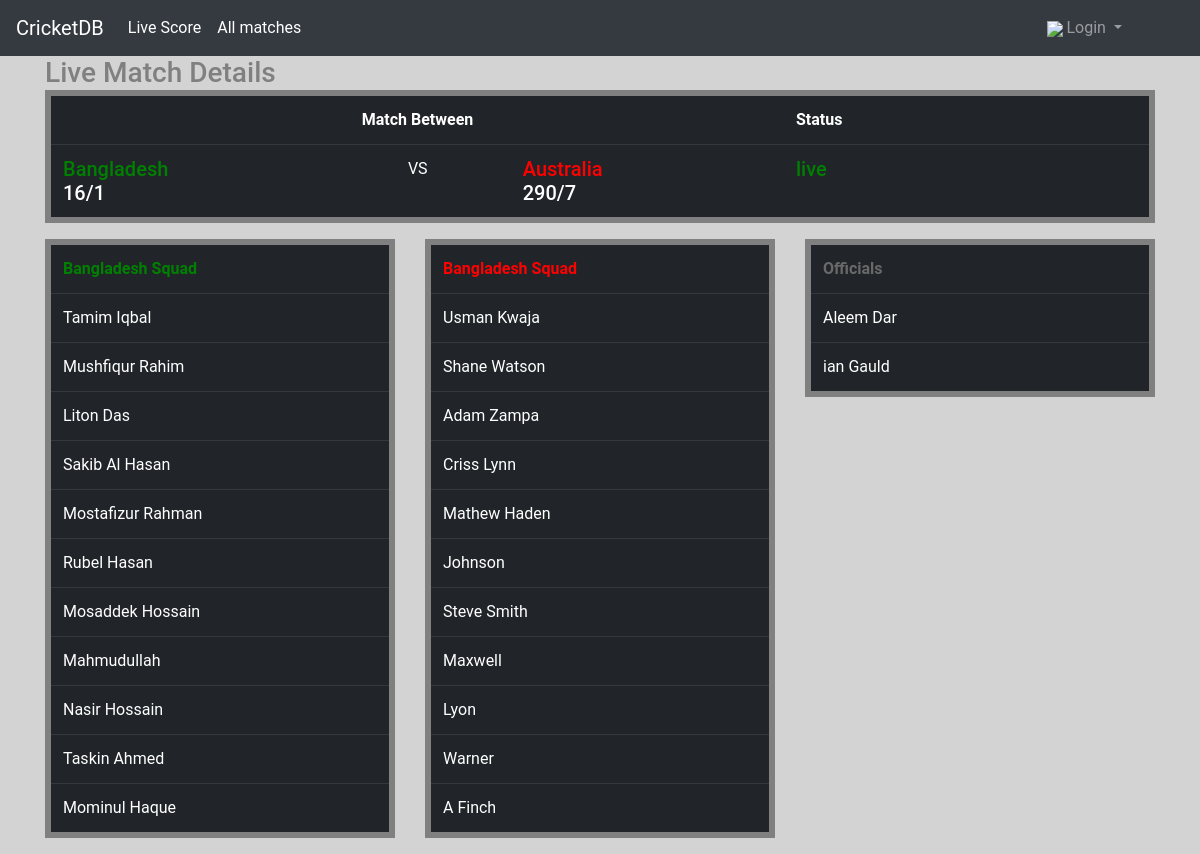
The page /views/details.php?match=1 on the database its author committed.
### tables this page shows
CREATE TABLE `cricket_match` (
  `m_id` int(11) NOT NULL,
  `1st_team` int(11) NOT NULL,
  `1st_team_score` decimal(10,0) NOT NULL,
  `1st_team_wicket` decimal(10,0) NOT NULL,
  `2nd_team` int(11) NOT NULL,
  `2nd_team_score` decimal(10,0) NOT NULL,
  `2nd_team_wicket` decimal(10,0) NOT NULL,
  `status` varchar(10) NOT NULL
);

CREATE TABLE `player` (
  `id` int(11) NOT NULL,
  `m_id` int(11) NOT NULL,
  `p_id` int(11) NOT NULL
);

CREATE TABLE `player_infos` (
  `p_id` int(11) NOT NULL,
  `p_name` varchar(255) NOT NULL,
  `position` varchar(255) NOT NULL,
  `country_id` int(11) NOT NULL
);

CREATE TABLE `umpire` (
  `u_id` int(11) NOT NULL,
  `u_name` varchar(20) NOT NULL
);

### views/details.php (the view, shortened to what this page needs)
<?php
	include('header/header.php');
    include('../functions/db.php');
 ?>
 <?php
    if (isset($_GET['match'])) {
        $match_id = $_GET['match'];
        $match="SELECT *,(SELECT c.country_name FROM country c where cm.1st_team=c.country_id) 1st_country,(SELECT c.country_name FROM country c where cm.2nd_team=c.country_id) 2nd_country,cm.status FROM cricket_match cm  WHERE cm.m_id='$match_id'";
        $runsql = mysqli_query($conn, $match);
        ?>
        <div class="container"><h3 style="color: gray;">Live Match Details</h3></div>
     <div class="container">
        <table class="table table-dark"  style="border: 6px solid gray;">
 </div>
      <tr>
        <th class="col-md-8" colspan="3" style="text-align: center;">Match Between </th>
        <th class="col-md-2">Status</th>
      </tr>
        <?php
        while ($post = mysqli_fetch_assoc($runsql)) {
            $st_team = $post['1st_team'];
            $name1 = $post['1st_country'];
            $nd_team = $post['2nd_team'];
        ?>
        <tr>
        <td><h5 style="color:green"><?php echo $post['1st_country']; ?> </h5><h5> <?php echo $post['1st_team_score'] ?>/<?php echo $post['1st_team_wicket']; ?> </h5> </td><td>VS</td><td><h5 style="color:red"><?php echo $post['2nd_country']; ?></h5><h5> <?php echo $post['2nd_team_score'] ?>/<?php echo $post['2nd_team_wicket']; ?> </h5> </td>
        <td><h5 style="color:green"><?php echo $post['status']; ?> </h5></td>
        <td>
    </td>
    </tr>
        <?php
        }
    }
     ?>
  <div class="row">
      <div class="column col-md-4">
          <table class="table table-dark"  style="border: 6px solid gray;">
            <tr>
                <th style="color: green;"><?php echo $name1; ?> Squad</th>
            </tr>
              <?php
                $st_squad = "SELECT * FROM player_infos pi INNER JOIN player p ON pi.p_id=          p.p_id WHERE p.m_id = '$match_id' AND pi.country_id ='$st_team' ";
                $sqlst_team =mysqli_query($conn,$st_squad);
                while ($row1=mysqli_fetch_assoc($sqlst_team)) {
                 ?>
                 <tr>
                     <td> <?php echo $row1['p_name']; ?> </td>
                 </tr>
<?php
}
 ?>
          </table>
      </div>
      <div class="column col-md-4">
          <table class="table table-dark"  style="border: 6px solid gray;">
            <tr>
                <th style="color: red;"><?php echo $name1; ?> Squad</th>
            </tr>
              <?php
                $nd_squad = "SELECT * FROM player_infos pi INNER JOIN player p ON pi.p_id=          p.p_id WHERE p.m_id = '$match_id' AND pi.country_id ='$nd_team' ";
                $sqlnd_team =mysqli_query($conn,$nd_squad);
                while ($row2=mysqli_fetch_assoc($sqlnd_team)) {
                 ?>
                 <tr>
                     <td> <?php echo $row2['p_name']; ?> </td>
                 </tr>
<?php
}
 ?>
          </table>
      </div>
      <div class="column col-md-4">
          <table class="table table-dark"  style="border: 6px solid gray;">
            <tr>
                <th style="color: dimgray;">Officials</th>
            </tr>
             <?php
                $official_squad = "SELECT * FROM umpire u INNER JOIN match_official m ON u.u_id=m.u_id WHERE m.m_id='$match_id'";
                $official =mysqli_query($conn,$official_squad);
                while ($row3=mysqli_fetch_assoc($official)) {
                 ?>
                 <tr>
                     <td> <?php echo $row3['u_name']; ?> </td>
                 </tr>
<?php
}
 ?>
          </table>
      </div>
  </div>

### views/header/header.php (shortened to what this page needs)
<?php
  $path = "/cricketDB/";
 ?>
<!DOCTYPE html>
<html lang="en">
<head>
<link rel="stylesheet" href="https://maxcdn.bootstrapcdn.com/bootstrap/4.0.0/css/bootstrap.min.css">
<link rel="stylesheet" href="https://maxcdn.bootstrapcdn.com/font-awesome/4.7.0/css/font-awesome.min.css">
<link rel="stylesheet" href=" <?php echo $path ?>/assets/css/custom.css">
</head>
<body>
	<nav class="navbar navbar-expand-lg navbar-dark bg-dark">
  <a class="navbar-brand" href="<?php echo $path ?>/views/" >CricketDB</a>
  <div class="collapse navbar-collapse" id="navbarSupportedContent">
    <ul class="navbar-nav mr-auto">
      <li class="nav-item active">
        <a class="nav-link" href="<?php echo $path ?>/views/home.php">Live Score</a>
      </li>
      <li class="nav-item active">
        <a class="nav-link" href="<?php echo $path ?>/views/allmatches.php">All matches</a>
      </li>
   </ul>
    <ul class="navbar-nav mr-4">
      <li class="nav-item dropdown usernav">
        <a class="nav-link dropdown-toggle" class="nav-link dropdown-toggle"  id="" role="button" data-toggle="dropdown" aria-haspopup="true" aria-expanded="false" href=""><img src="<?php echo $path ?>assets/img/user.png" >
          <?php if(isset($_SESSION['username'])){
            echo $_SESSION['username'];
            ?>
          <div class="dropdown-menu" aria-labelledby="navbarDropdown">
          <a class="dropdown-item" href="/cse411/project/views/user/userProfile.php">User Profile</a>
          <a class="dropdown-item" href="<?php echo $path ?>views/logout.php">Log out</a>
        </div>
          <?php }
          else{
            echo "Login";
            ?>
          <?php } ?>
        </a>
      </li>
    </ul>
  </div>
</nav>
</body>
</html>

### assets/css/custom.css (style rules this page uses)
.usernav { right: 30px; }
body { background-color: lightgray; }
body { margin: 0; font-family: 'Roboto', sans-serif; }
h1,h2,h3,h4,h5,h6 { margin: 0; }
a, a:hover, a:focus { text-decoration: none; outline: none; }
ul { padding: 0; margin: 0; list-style: none; }

### rows shown on the page
cricket_match: 1st_country "Bangladesh", 1st_team_score "16", 1st_team_wicket "1", 2nd_country "Australia", 2nd_team_score "290", 2nd_team_wicket "7", status "live"
player: p.p_name "Tamim Iqbal"
player: p.p_name "Mushfiqur Rahim"
player: p.p_name "Liton Das"
player: p.p_name "Sakib Al Hasan"
player: p.p_name "Mostafizur Rahman"
player: p.p_name "Rubel Hasan"
player: p.p_name "Mosaddek Hossain"
player: p.p_name "Mahmudullah"
player: p.p_name "Nasir Hossain"
player: p.p_name "Taskin Ahmed"
player: p.p_name "Mominul Haque"
player: p.p_name "Usman Kwaja"
player: p.p_name "Shane Watson"
player: p.p_name "Adam Zampa"
player: p.p_name "Criss Lynn"
player: p.p_name "Mathew Haden"
player: p.p_name "Johnson"
player: p.p_name "Steve Smith"
player: p.p_name "Maxwell"
player: p.p_name "Lyon"
player: p.p_name "Warner"
player: p.p_name "A Finch"
umpire: u_name "Aleem Dar"
umpire: u_name "ian Gauld"

### other values the page prints
$name1 "Bangladesh"
